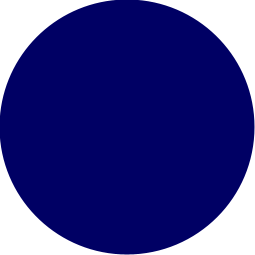
Frame 1 (no input)
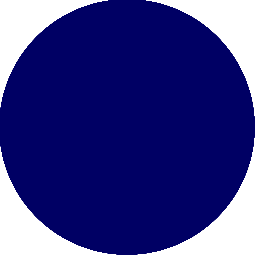
Frame 60 (the mouse pressed at the canvas centre just before this capture)
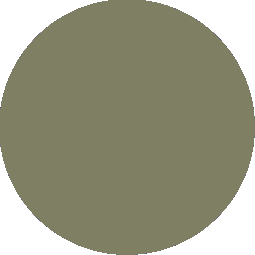
Frame 120 (the mouse held since frame 60 and released just before this capture)

The Processing sketch that drew these frames (run headless with seeded random() and noise(); from frame 60 on, the mouse is pressed at the canvas centre):

// Processing sketch: Day07_7_mouseXY_circle
// ── Day07_7_mouseXY_circle.pde

void setup() {
  size(255, 255);
  background(255);
  smooth();
}

void draw() {

  fill(mouseX, mouseY, 100);
  noStroke();
  ellipse(width/2, height/2, width, height);
  println(mouseX + " " +mouseY);
  //  println(mouseX + " " +"my mouseY coordinates are " + mouseY);
}
